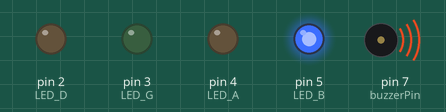
Recording of a sketch running on a simulated Arduino Uno, built with avr-gcc and run on an emulated ATmega328P. Parts: output pins drawn as LEDs (lit = HIGH), buzzer (waves = sounding).

Above: at 0.2 s.
At 1.2 s:
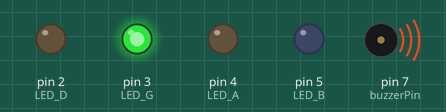
At 4.7 s:
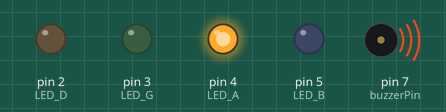
At 7.0 s:
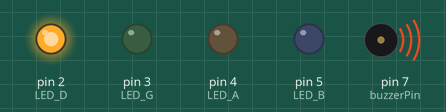
At 15.0 s:
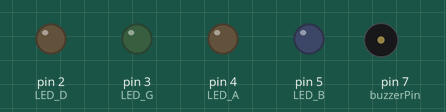
Timing chart, 0 to 17.8 s (numbered marks = the images above):
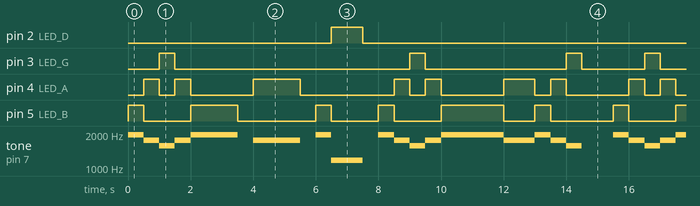

The sketch:

mary_lamb_functions.ino
```cpp
int buzzerPin = 7;
int LED_B = 5; // NOTE is B
int LED_A = 4; // NOTE is A
int LED_G = 3; // NOTE is G
int LED_D = 2; // NOTE is D

#define NOTE_C6 1047
#define NOTE_D6 1175
#define NOTE_E6 1319
#define NOTE_F6 1397
#define NOTE_G6 1568
#define NOTE_A6 1760
#define NOTE_B6 1976
#define NOTE_C7 2093

void setup() {
  pinMode(LED_B, OUTPUT);
  pinMode(LED_A, OUTPUT);
  pinMode(LED_G, OUTPUT);
  pinMode(LED_D, OUTPUT);
}

// I need a function that take in a note name (BAGD)
// and does a tone(), digitalWrite(), delay()

// lame version
int PlayNoteAndBlink_B() {
  tone(buzzerPin, NOTE_B6, 500);
  digitalWrite(LED_B, HIGH);
  delay(500);
  digitalWrite(LED_B, LOW);
}
int PlayNoteAndBlink_A() {
  tone(buzzerPin, NOTE_A6, 500);
  digitalWrite(LED_A, HIGH);
  delay(500);
  digitalWrite(LED_A, LOW);
}
int PlayNoteAndBlink_G() {
  tone(buzzerPin, NOTE_G6, 500);
  digitalWrite(LED_G, HIGH);
  delay(500);
  digitalWrite(LED_G, LOW);
}
int PlayNoteAndBlink_D() {
  tone(buzzerPin, NOTE_D6, 500);
  digitalWrite(LED_D, HIGH);
  delay(500);
  digitalWrite(LED_D, LOW);
}
void loop() {
  PlayNoteAndBlink_B();
  PlayNoteAndBlink_A();
  PlayNoteAndBlink_G();
  PlayNoteAndBlink_A();
  PlayNoteAndBlink_B();
  PlayNoteAndBlink_B();
  PlayNoteAndBlink_B();
  delay(500);
  PlayNoteAndBlink_A();
  PlayNoteAndBlink_A();
  PlayNoteAndBlink_A();
  delay(500);
  PlayNoteAndBlink_B();
  PlayNoteAndBlink_D();
  PlayNoteAndBlink_D();
  delay(500);
  PlayNoteAndBlink_B();
  PlayNoteAndBlink_A();
  PlayNoteAndBlink_G();
  PlayNoteAndBlink_A();
  PlayNoteAndBlink_B();
  PlayNoteAndBlink_B();
  PlayNoteAndBlink_B();
  PlayNoteAndBlink_B();
  PlayNoteAndBlink_A();
  PlayNoteAndBlink_A();
  PlayNoteAndBlink_B();
  PlayNoteAndBlink_A();
  PlayNoteAndBlink_G();
  delay(1000);
}
```

Measured:
- by itself, pin 2 (LED_D): alternates HIGH for 1.0 s and LOW for 14.5 s
- by itself, pin 3 (LED_G): repeats every 15.5 s: LOW 7.5 s, HIGH 0.50 s, LOW 4.5 s, HIGH 0.50 s, LOW 2.0 s, HIGH 0.50 s
- by itself, pin 5 (LED_B): repeats every 15.5 s: LOW 1.5 s, HIGH 1.5 s, LOW 2.5 s, 2 × (HIGH 0.50 s, LOW 1.5 s), HIGH 2.0 s, LOW 1.0 s, HIGH 0.50 s, LOW 2.0 s, HIGH 0.50 s
- by itself, tone on pin 7 (buzzerPin): plays 1976 Hz for 0.50 s, 1760 Hz for 0.50 s, 1568 Hz for 0.50 s, 1760 Hz for 0.50 s, 1976 Hz for 1.5 s, 1760 Hz for 1.5 s … (142 notes in this stretch)
